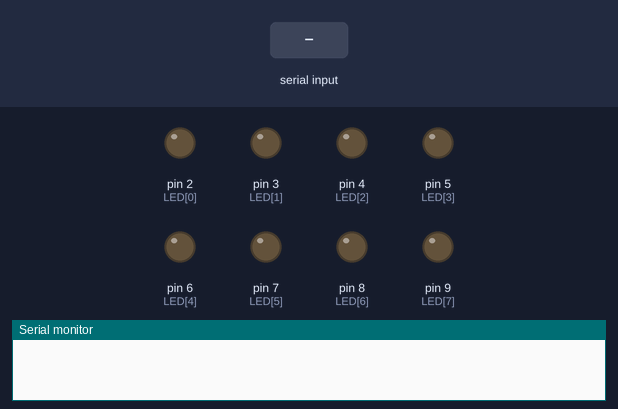
A sketch run on a simulated Arduino Uno, built with avr-gcc and run on an emulated ATmega328P. Shown: output pins drawn as LEDs (lit = HIGH), the last lines printed to the serial monitor. The inputs (shaded band) are chosen by the test bench.

Above: at 1.2 s.
1.3 s: "90,45\n" received over Serial
At 2.0 s:
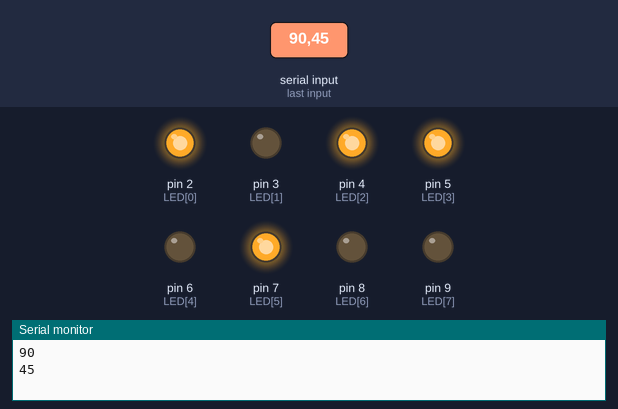
3.8 s: "30,150\n" received over Serial
At 4.6 s:
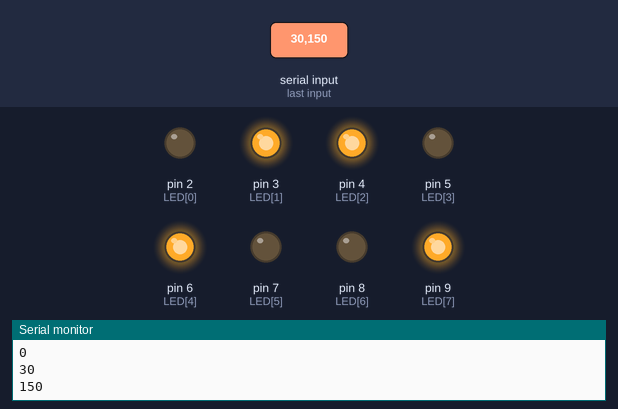
6.3 s: "5\n" received over Serial
At 6.9 s:
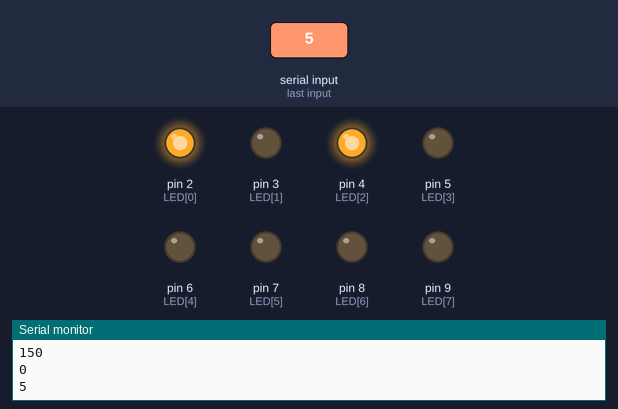
8.8 s: "200\n" received over Serial
At 9.6 s:
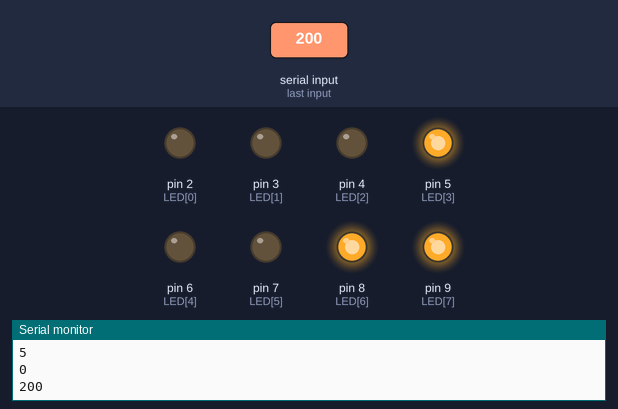
Timing chart, 0 to 11.8 s (numbered marks = the images above; inputs shaded):
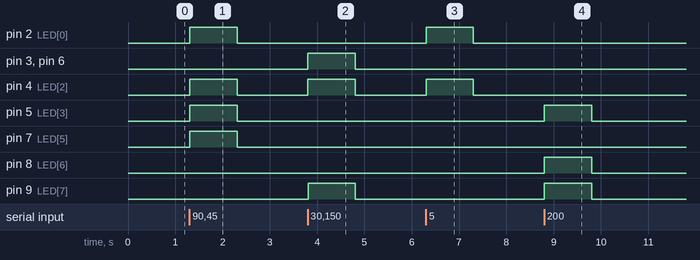

The sketch:

Serial4-2.ino
```cpp
byte LED[] = {2,3,4,5,6,7,8,9};
byte Cur_LED = 0x00;

void setup() {
  for(int i = 0; i < 8; i++) {
    pinMode(LED[i],OUTPUT);
  }
  Serial.begin(9600);
  show_LED();
}

void loop(){
  if(Serial.available()) {
    Cur_LED = Serial.parseInt();
    Serial.println(Cur_LED);
    show_LED();
  }
}

void show_LED(void) {
  for(int i = 0; i<8; i++) {
    digitalWrite(LED[i], Cur_LED & (0x01 << i));
  }
 }
```

Measured:
- after the input at 1.3 s, pin 2 (LED[0]), pin 4 (LED[2]), pin 5 (LED[3]), pin 7 (LED[5]): LOW → HIGH at once, → LOW 1.0 s later
- after the input at 3.8 s, pin 3 (LED[1]), pin 4 (LED[2]), pin 6 (LED[4]), pin 9 (LED[7]): LOW → HIGH at once, → LOW 1.0 s later
- after the input at 6.3 s, pin 2 (LED[0]), pin 4 (LED[2]): LOW → HIGH at once, → LOW 1.0 s later
- after the input at 8.8 s, pin 5 (LED[3]), pin 8 (LED[6]), pin 9 (LED[7]): LOW → HIGH at once, → LOW 1.0 s later
